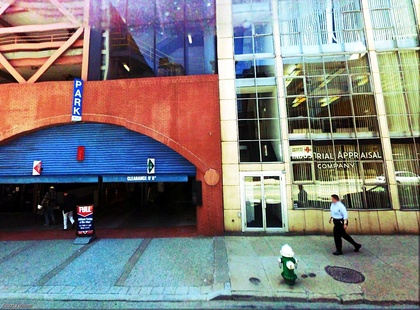
%> input picture Project Cityscape Image Processing/scripts_and_doc/1.jpg, 420 x 310 px, shrunk from 1191 x 880 before the run
$ octave --eval "result = getCCV(imread('1.jpg'));"   (GNU Octave 9; MATLAB toolbox functions it lacks are replaced by stand-ins)
%> lines starting %> are read from the running program, lines starting %| are printed output that depends on the picture; in (x1, y1, x2, y2) boxes, pixels count from 0 and x2, y2 are one past the last pixel; in counts of white or black regions, pixels touching at a corner belong together; the program's own positions count from 1
### Project Cityscape Image Processing/scripts_and_doc/discretizeColors.m
%%%%%%%%%%%%%%%%%%%%%%%%%%%%%%%%%%%%%%%%%%%%%%%%%%%%%%%%%%%%%%%%%%%%%%%%%%%%%%%%%%%%%%%%%%%%%
% This function discretize the color to numColors and converts the RGB Image to one channel image
% The idea is to find equal number of unique colors in each channel so that the total conbination
% becomes ~numColors
%%%%%%%%%%%%%%%%%%%%%%%%%%%%%%%%%%%%%%%%%%%%%%%%%%%%%%%%%%%%%%%%%%%%%%%%%%%%%%%%%%%%%%%%%%%%%
function [oneChannel, updatedNumC] = discretizeColors(img,numColors)

width = size(img,2);
height = size(img,1);
oneChannel = zeros(height,width);

% We have 3 channels. For each channel we have V unique values.
% So we want to find the value of V given that V x V x V ~= numColors
numOfBins = floor(pow2(log2(numColors)/3));
numOfBinsSQ = numOfBins*numOfBins;
img = floor((img/(256/numOfBins)));
for i=1:height
    for j=1:width
        oneChannel(i,j) = img(i,j,1)*numOfBinsSQ ...
            + img(i,j,2)*numOfBins + img(i,j,3);
    end
end
updatedNumC = power(numOfBins,3);

end

### Project Cityscape Image Processing/scripts_and_doc/getCCV.m
%%%%%%%%%%%%%%%%%%%%%%%%%%%%%%%%%%%%%%%%%%%%%%%%%%%%%%%%%%%%%%%%%%%%%%%%%%%%%%%%%%%%%%%%%%%%%
%ColorCoherenceVector
%====================
%
%Color Coherence Vector is a powerful color-based image retrieval
%Parallel implementation based on this paper : Comparing Images Using Color Coherence Vectors (1996) - http://goo.gl/LkWkbi -
%CCV = getCCV(img, coherentThreshold, numberOfPixels)
%getCCV function takes an image and return the Color Coherence Vector that describe this Image. You can compare images using this vector.
%
%Input:
%img : The Image (3-channel Image)
%
%Optional Input:
%coherentPrec: The percentage of the image size to consider a component's pixels are coherent (default = 1%)
%numberOfColors: The number of different colors in the Color Coherence Vector (default = 27 colors).
%				Note it'll be changed a little bit to ensure the same different values for RGB channel
%
%Output :
%CCV: a (2*numberOfColors) matrix represents your image. This can be used for matching.
%%%%%%%%%%%%%%%%%%%%%%%%%%%%%%%%%%%%%%%%%%%%%%%%%%%%%%%%%%%%%%%%%%%%%%%%%%%%%%%%%%%%%%%%%%%%%


function CCV = getCCV(img,coherentPrec, numberOfColors)
    if ~exist('coherentPrec','var')
        coherentPrec = 1;
    end
    if ~exist('numberOfColors','var')
        numberOfColors = 27;
    end
    CCV = zeros(2,numberOfColors);

    Gaus = fspecial('gaussian',[5 5],2);
    img = imfilter(img,Gaus,'same');

    [img, updNumOfPix]= discretizeColors(img,numberOfColors);

    imgSize = (size(img,1)*size(img,2));
    thresh = int32((coherentPrec/100) *imgSize);

    parfor i=0:updNumOfPix-1
        BW = img==i;
        CC = bwconncomp(BW);
        compsSize = cellfun(@numel,CC.PixelIdxList);
        incoherent = sum(compsSize(compsSize>=thresh));
        CCV(:,i+1) = [incoherent; ...
            sum(compsSize) - incoherent];
    end
end
%> in getCCV, `img = imfilter(img,Gaus,'same');`:
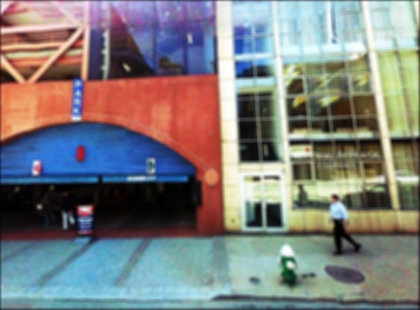
%> img: size 310x420x3 uint8; mean R, G, B 126.9, 126.8, 126.4
%> after the loop in discretizeColors, `for i=1:height`:
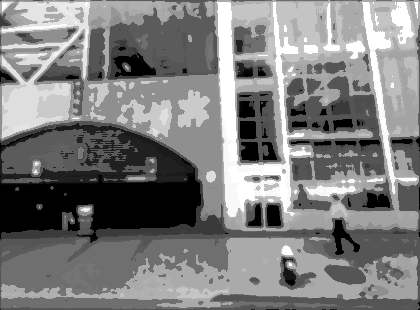
%> oneChannel: size 310x420 double; min 0, max 39, mean 19.4; drawn with min black and max white
%> in getCCV, `[img, updNumOfPix]= discretizeColors(img,numberOfColors);`: updNumOfPix = 27
%> the loop in getCCV, `parfor i=0:updNumOfPix-1` made 27 passes
%> (CC, incoherent) on passes 1, 2, 3, 4, 5, 6, 8, 9, 10, 11, 12, 13: (56 connected components, 8447), (64 connected components, 0), (0 connected components, 0), (39 connected components, 0), (75 connected components, 0), (30 connected components, 2499), (0 connected components, 0), (0 connected components, 0), (114 connected components, 0), (59 connected components, 0), (0 connected components, 0), (162 connected components, 0)
%> (CC, compsSize, incoherent) on passes 7, 16, 20, 22: (6 connected components, [3 5 2 14 1 2], 0), (10 connected components, [506 1 1 5 10 23 1 13 3 2], 0), (1 connected component, 41, 0), (12 connected components, [1 4 3 23 86 2 1 14 1 3 1 1], 0)
%> pass 1, in getCCV, `BW = img==i;`:
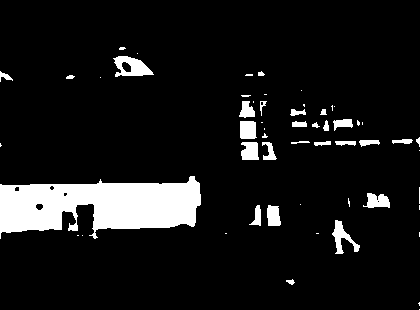
%> BW: size 310x420 logical; 9.2% white; 56 white regions (29 under 20 px), largest, box (x1, y1, x2, y2) and area: (0, 176, 201, 239) 8447, (113, 56, 154, 77) 497, (332, 220, 360, 254) 357
%> pass 2, in getCCV, `BW = img==i;`:
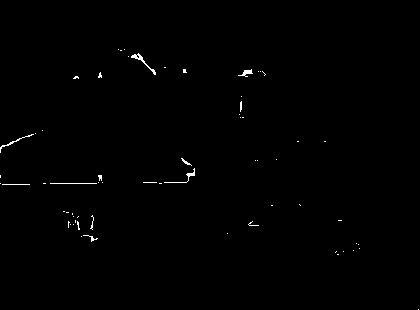
%> BW: size 310x420 logical; 0.47% white in thin lines or dots, all inside (x1, y1, x2, y2) = (0, 49, 419, 310)
%> after the loop in getCCV, `parfor i=0:updNumOfPix-1`: CCV = 27 columns, first 8: [8447 0 0 0 0 2499 0 0; 3521 609 0 161 1681 545 27 0]
%> `result = getCCV(imread('1.jpg'));`: result has the same summary as CCV in getCCV

$ run again, on Project Cityscape Image Processing/scripts_and_doc/3.jpg
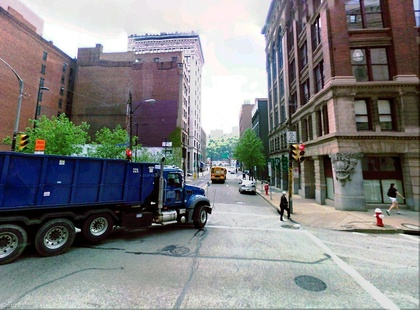
%> input picture Project Cityscape Image Processing/scripts_and_doc/3.jpg, 420 x 310 px, shrunk from 1191 x 880 before the run
%> after the loop in discretizeColors, `for i=1:height`:
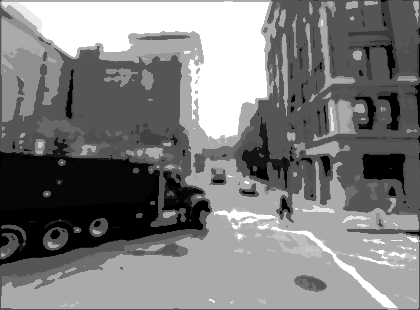
%> oneChannel: size 310x420 double; min 0, max 39, mean 19.1; drawn with min black and max white
%> updNumOfPix = 27
%> the loop in getCCV, `parfor i=0:updNumOfPix-1` made 27 passes
%> (CC, incoherent) on passes 1, 2, 3, 4, 5, 7, 8, 10: (75 connected components, 6255), (22 connected components, 6867), (0 connected components, 0), (123 connected components, 0), (120 connected components, 0), (0 connected components, 0), (0 connected components, 0), (129 connected components, 0)
%> pass 2, in getCCV, `BW = img==i;`:
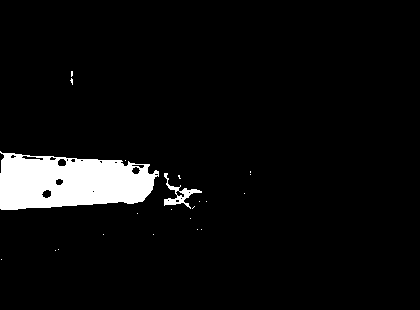
%> BW: size 310x420 logical; 5.6% white; 22 white regions (20 under 20 px), largest, box (x1, y1, x2, y2) and area: (0, 151, 159, 210) 6867, (164, 173, 202, 209) 341
%> after the loop in getCCV, `parfor i=0:updNumOfPix-1`: CCV = 27 columns, first 8: [6255 6867 0 0 0 0 0 0; 3106 391 0 1179 945 9 0 0]
%> result has the same summary as CCV in getCCV

$ run again, on Project Cityscape Image Processing/scripts_and_doc/4.jpg
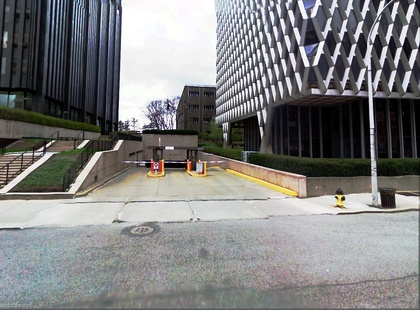
%> input picture Project Cityscape Image Processing/scripts_and_doc/4.jpg, 420 x 310 px, shrunk from 1191 x 880 before the run
%> after the loop in discretizeColors, `for i=1:height`:
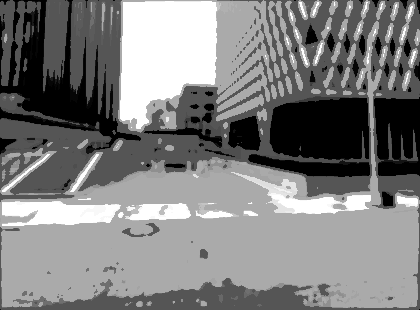
%> oneChannel: size 310x420 double; min 0, max 39, mean 19.5; drawn with min black and max white
%> updNumOfPix = 27
%> the loop in getCCV, `parfor i=0:updNumOfPix-1` made 27 passes
%> (CC, incoherent) on passes 1 to 8: (60 connected components, 12629), (197 connected components, 0), (0 connected components, 0), (79 connected components, 0), (131 connected components, 0), (0 connected components, 0), (0 connected components, 0), (0 connected components, 0)
%> pass 2, in getCCV, `BW = img==i;`:
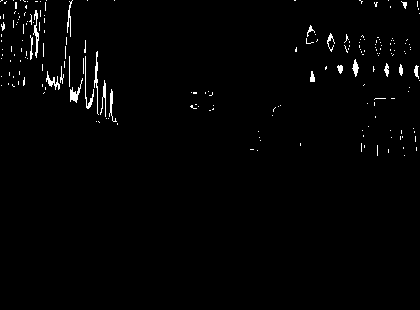
%> BW: size 310x420 logical; 1.4% white in thin lines or dots, all inside (x1, y1, x2, y2) = (0, 0, 420, 156)
%> after the loop in getCCV, `parfor i=0:updNumOfPix-1`: CCV = 27 columns, first 8: [12629 0 0 0 0 0 0 0; 4234 1840 0 769 512 0 0 0]
%> result has the same summary as CCV in getCCV
